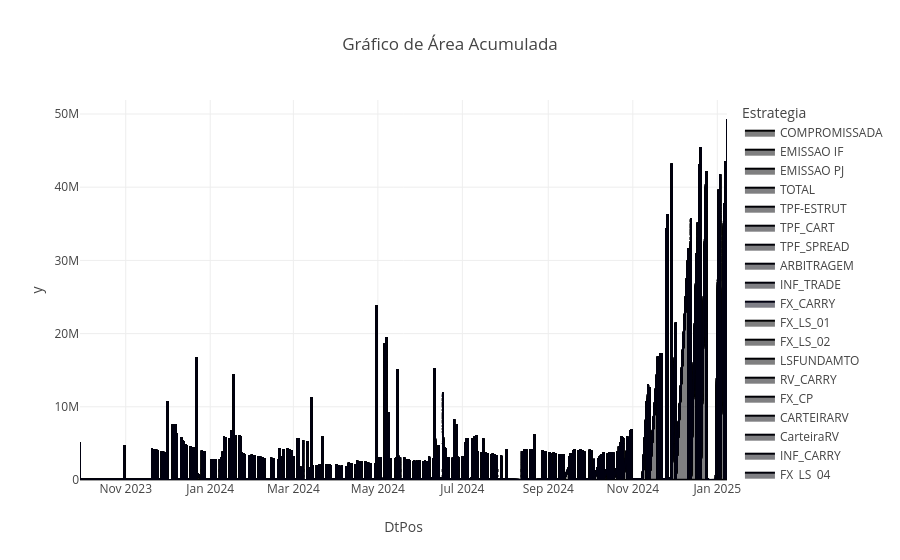

Notebook source saved alongside this figure:
### Code cell
fig = px.area(df_var, x='DtPos', y=df_var.VaR*-1, color='Estrategia', title='Gráfico de Área Acumulada')
fig.show()

### Figure 1 — Plotly figure (JSON) as saved in the notebook; plotly's stock layout.template omitted (floating-point values rounded to 4 significant figures; data arrays with more than 128 entries replaced by an {"elided": "..."} marker saying what was removed)
{"data": [{"fillpattern": {"shape": ""}, "hovertemplate": "Estrategia=COMPROMISSADA<br>DtPos=%{x}<br>y=%{y}<extra></extra>", "legendgroup": "COMPROMISSADA", "line": {"color": "#000001"}, "marker": {"symbol": "circle"}, "mode": "lines", "name": "COMPROMISSADA", "orientation": "v", "showlegend": true, "stackgroup": "1", "type": "scatter", "x": {"elided": "7084 str values"}, "xaxis": "x", "y": {"elided": "7084 float values"}, "yaxis": "y"}, {"fillpattern": {"shape": ""}, "hovertemplate": "Estrategia=EMISSAO IF<br>DtPos=%{x}<br>y=%{y}<extra></extra>", "legendgroup": "EMISSAO IF", "line": {"color": "#000002"}, "marker": {"symbol": "circle"}, "mode": "lines", "name": "EMISSAO IF", "orientation": "v", "showlegend": true, "stackgroup": "1", "type": "scatter", "x": {"elided": "2189 str values"}, "xaxis": "x", "y": {"elided": "2189 float values"}, "yaxis": "y"}, {"fillpattern": {"shape": ""}, "hovertemplate": "Estrategia=EMISSAO PJ<br>DtPos=%{x}<br>y=%{y}<extra></extra>", "legendgroup": "EMISSAO PJ", "line": {"color": "#000003"}, "marker": {"symbol": "circle"}, "mode": "lines", "name": "EMISSAO PJ", "orientation": "v", "showlegend": true, "stackgroup": "1", "type": "scatter", "x": {"elided": "1477 str values"}, "xaxis": "x", "y": {"elided": "1477 float values"}, "yaxis": "y"}, {"fillpattern": {"shape": ""}, "hovertemplate": "Estrategia=TOTAL<br>DtPos=%{x}<br>y=%{y}<extra></extra>", "legendgroup": "TOTAL", "line": {"color": "#000004"}, "marker": {"symbol": "circle"}, "mode": "lines", "name": "TOTAL", "orientation": "v", "showlegend": true, "stackgroup": "1", "type": "scatter", "x": {"elided": "8540 str values"}, "xaxis": "x", "y": {"elided": "8540 float values"}, "yaxis": "y"}, {"fillpattern": {"shape": ""}, "hovertemplate": "Estrategia=TPF-ESTRUT<br>DtPos=%{x}<br>y=%{y}<extra></extra>", "legendgroup": "TPF-ESTRUT", "line": {"color": "#000005"}, "marker": {"symbol": "circle"}, "mode": "lines", "name": "TPF-ESTRUT", "orientation": "v", "showlegend": true, "stackgroup": "1", "type": "scatter", "x": {"elided": "2601 str values"}, "xaxis": "x", "y": {"elided": "2601 float values"}, "yaxis": "y"}, {"fillpattern": {"shape": ""}, "hovertemplate": "Estrategia=TPF_CART<br>DtPos=%{x}<br>y=%{y}<extra></extra>", "legendgroup": "TPF_CART", "line": {"color": "#000006"}, "marker": {"symbol": "circle"}, "mode": "lines", "name": "TPF_CART", "orientation": "v", "showlegend": true, "stackgroup": "1", "type": "scatter", "x": {"elided": "3903 str values"}, "xaxis": "x", "y": {"elided": "3903 float values"}, "yaxis": "y"}, {"fillpattern": {"shape": ""}, "hovertemplate": "Estrategia=TPF_SPREAD<br>DtPos=%{x}<br>y=%{y}<extra></extra>", "legendgroup": "TPF_SPREAD", "line": {"color": "#000007"}, "marker": {"symbol": "circle"}, "mode": "lines", "name": "TPF_SPREAD", "orientation": "v", "showlegend": true, "stackgroup": "1", "type": "scatter", "x": {"elided": "5408 str values"}, "xaxis": "x", "y": {"elided": "5408 float values"}, "yaxis": "y"}, {"fillpattern": {"shape": ""}, "hovertemplate": "Estrategia=ARBITRAGEM<br>DtPos=%{x}<br>y=%{y}<extra></extra>", "legendgroup": "ARBITRAGEM", "line": {"color": "#000008"}, "marker": {"symbol": "circle"}, "mode": "lines", "name": "ARBITRAGEM", "orientation": "v", "showlegend": true, "stackgroup": "1", "type": "scatter", "x": {"elided": "974 str values"}, "xaxis": "x", "y": {"elided": "974 float values"}, "yaxis": "y"}, {"fillpattern": {"shape": ""}, "hovertemplate": "Estrategia=INF_TRADE<br>DtPos=%{x}<br>y=%{y}<extra></extra>", "legendgroup": "INF_TRADE", "line": {"color": "#000009"}, "marker": {"symbol": "circle"}, "mode": "lines", "name": "INF_TRADE", "orientation": "v", "showlegend": true, "stackgroup": "1", "type": "scatter", "x": {"elided": "306 str values"}, "xaxis": "x", "y": {"elided": "306 float values"}, "yaxis": "y"}, {"fillpattern": {"shape": ""}, "hovertemplate": "Estrategia=FX_CARRY<br>DtPos=%{x}<br>y=%{y}<extra></extra>", "legendgroup": "FX_CARRY", "line": {"color": "#000010"}, "marker": {"symbol": "circle"}, "mode": "lines", "name": "FX_CARRY", "orientation": "v", "showlegend": true, "stackgroup": "1", "type": "scatter", "x": ["2023-09-29T00:00:00", "2023-09-29T00:00:00", "2023-10-31T00:00:00", "2023-10-31T00:00:00", "2023-11-20T00:00:00", "2023-11-20T00:00:00", "2023-11-21T00:00:00", "2023-11-21T00:00:00", "2023-11-22T00:00:00", "2023-11-22T00:00:00", "2023-11-23T00:00:00", "2023-11-23T00:00:00", "2023-11-24T00:00:00", "2023-11-24T00:00:00", "2023-11-27T00:00:00", "2023-11-27T00:00:00", "2023-11-28T00:00:00", "2023-11-28T00:00:00", "2023-11-29T00:00:00", "2023-11-29T00:00:00", "2023-11-30T00:00:00", "2023-11-30T00:00:00", "2023-12-01T00:00:00", "2023-12-04T00:00:00", "2023-12-05T00:00:00", "2023-12-05T00:00:00", "2023-12-06T00:00:00", "2023-12-06T00:00:00", "2023-12-07T00:00:00", "2023-12-07T00:00:00", "2023-12-08T00:00:00", "2023-12-08T00:00:00", "2023-12-11T00:00:00", "2023-12-11T00:00:00", "2023-12-12T00:00:00", "2023-12-12T00:00:00", "2023-12-13T00:00:00", "2023-12-13T00:00:00", "2023-12-14T00:00:00", "2023-12-14T00:00:00", "2023-12-15T00:00:00", "2023-12-15T00:00:00", "2023-12-18T00:00:00", "2023-12-18T00:00:00", "2023-12-19T00:00:00", "2023-12-19T00:00:00", "2023-12-20T00:00:00", "2023-12-20T00:00:00", "2023-12-21T00:00:00", "2023-12-21T00:00:00", "2023-12-22T00:00:00", "2023-12-22T00:00:00", "2023-12-26T00:00:00", "2023-12-26T00:00:00", "2023-12-27T00:00:00", "2023-12-27T00:00:00", "2023-12-28T00:00:00", "2023-12-28T00:00:00", "2024-01-02T00:00:00", "2024-01-02T00:00:00", "2024-01-03T00:00:00", "2024-01-03T00:00:00", "2024-01-04T00:00:00", "2024-01-04T00:00:00", "2024-01-05T00:00:00", "2024-01-05T00:00:00", "2024-01-08T00:00:00", "2024-01-08T00:00:00", "2024-01-09T00:00:00", "2024-01-09T00:00:00", "2024-01-10T00:00:00", "2024-01-10T00:00:00", "2024-01-11T00:00:00", "2024-01-11T00:00:00", "2024-01-12T00:00:00", "2024-01-12T00:00:00", "2024-01-15T00:00:00", "2024-01-15T00:00:00", "2024-01-16T00:00:00", "2024-01-16T00:00:00", "2024-01-17T00:00:00", "2024-01-17T00:00:00", "2024-01-18T00:00:00", "2024-01-18T00:00:00", "2024-01-19T00:00:00", "2024-01-19T00:00:00", "2024-01-22T00:00:00", "2024-01-22T00:00:00", "2024-01-23T00:00:00", "2024-01-23T00:00:00", "2024-01-24T00:00:00", "2024-01-24T00:00:00", "2024-01-25T00:00:00", "2024-01-25T00:00:00", "2024-01-26T00:00:00", "2024-01-26T00:00:00", "2024-01-29T00:00:00", "2024-01-29T00:00:00", "2024-01-30T00:00:00", "2024-01-30T00:00:00", "2024-01-31T00:00:00", "2024-01-31T00:00:00"], "xaxis": "x", "y": [null, null, 669.2, 1062.0, 1749.0, 2846.0, 1740.0, 2835.0, 1704.0, 2773.0, 1662.0, 2703.0, 1620.0, 2634.0, 1588.0, 2582.0, 1559.0, 2537.0, 1493.0, 2451.0, 1531.0, 2527.0, 630.7, null, 1209.0, 1209.0, 1510.0, 1510.0, 681.1, 681.1, 1415.0, 1415.0, 1379.0, 1379.0, 1389.0, 1389.0, 1341.0, 1341.0, 1407.0, 1407.0, 1361.0, 1361.0, 991.7, 3381.0, 939.2, 3345.0, 884.9, 3220.0, 868.5, 3065.0, 823.5, 2882.0, 777.4, 2706.0, 741.6, 2573.0, 1438.0, 2116.0, 702.1, 1716.0, 725.1, 1822.0, 716.3, 1813.0, 709.5, 1757.0, 686.7, 1700.0, 674.6, 1652.0, 673.0, 3491.0, 652.0, 3266.0, 627.9, 3129.0, 615.1, 2955.0, 624.9, 3069.0, 607.7, 2954.0, 597.2, 2769.0, 580.4, 2590.0, 571.5, 2568.0, 570.6, 2604.0, 547.9, 2413.0, 530.2, 2404.0, 528.5, 2442.0, 540.0, 2376.0, 562.3, 4524.0, null, null], "yaxis": "y"}, {"fillpattern": {"shape": ""}, "hovertemplate": "Estrategia=FX_LS_01<br>DtPos=%{x}<br>y=%{y}<extra></extra>", "legendgroup": "FX_LS_01", "line": {"color": "#000001"}, "marker": {"symbol": "circle"}, "mode": "lines", "name": "FX_LS_01", "orientation": "v", "showlegend": true, "stackgroup": "1", "type": "scatter", "x": ["2023-09-29T00:00:00", "2023-09-29T00:00:00", "2023-10-31T00:00:00", "2023-10-31T00:00:00", "2023-11-20T00:00:00", "2023-11-20T00:00:00", "2023-11-21T00:00:00", "2023-11-21T00:00:00", "2023-11-22T00:00:00", "2023-11-22T00:00:00", "2023-11-23T00:00:00", "2023-11-23T00:00:00", "2023-11-24T00:00:00", "2023-11-24T00:00:00", "2023-11-27T00:00:00", "2023-11-27T00:00:00", "2023-11-28T00:00:00", "2023-11-28T00:00:00", "2023-11-29T00:00:00", "2023-11-29T00:00:00", "2023-11-30T00:00:00", "2023-11-30T00:00:00", "2023-12-05T00:00:00", "2023-12-05T00:00:00", "2023-12-06T00:00:00", "2023-12-06T00:00:00", "2023-12-07T00:00:00", "2023-12-07T00:00:00", "2023-12-08T00:00:00", "2023-12-08T00:00:00", "2023-12-11T00:00:00", "2023-12-11T00:00:00", "2023-12-12T00:00:00", "2023-12-12T00:00:00", "2023-12-13T00:00:00", "2023-12-13T00:00:00", "2023-12-14T00:00:00", "2023-12-14T00:00:00", "2023-12-15T00:00:00", "2023-12-15T00:00:00", "2023-12-18T00:00:00", "2023-12-18T00:00:00", "2023-12-19T00:00:00", "2023-12-19T00:00:00", "2023-12-20T00:00:00", "2023-12-20T00:00:00", "2023-12-21T00:00:00", "2023-12-21T00:00:00", "2023-12-22T00:00:00", "2023-12-22T00:00:00", "2023-12-26T00:00:00", "2023-12-26T00:00:00", "2023-12-27T00:00:00", "2023-12-27T00:00:00", "2023-12-28T00:00:00", "2023-12-28T00:00:00", "2024-01-02T00:00:00", "2024-01-02T00:00:00", "2024-01-03T00:00:00", "2024-01-03T00:00:00", "2024-01-04T00:00:00", "2024-01-04T00:00:00", "2024-01-05T00:00:00", "2024-01-05T00:00:00", "2024-01-08T00:00:00", "2024-01-08T00:00:00", "2024-01-09T00:00:00", "2024-01-09T00:00:00", "2024-01-10T00:00:00", "2024-01-10T00:00:00", "2024-01-11T00:00:00", "2024-01-11T00:00:00", "2024-01-12T00:00:00", "2024-01-12T00:00:00", "2024-01-15T00:00:00", "2024-01-15T00:00:00", "2024-01-16T00:00:00", "2024-01-16T00:00:00", "2024-01-17T00:00:00", "2024-01-17T00:00:00", "2024-01-18T00:00:00", "2024-01-18T00:00:00", "2024-01-19T00:00:00", "2024-01-19T00:00:00", "2024-01-22T00:00:00", "2024-01-22T00:00:00", "2024-01-23T00:00:00", "2024-01-23T00:00:00", "2024-01-24T00:00:00", "2024-01-24T00:00:00", "2024-01-25T00:00:00", "2024-01-25T00:00:00", "2024-01-26T00:00:00", "2024-01-26T00:00:00", "2024-01-29T00:00:00", "2024-01-29T00:00:00", "2024-01-30T00:00:00", "2024-01-30T00:00:00", "2024-01-31T00:00:00", "2024-01-31T00:00:00", "2024-06-20T00:00:00", "2024-06-21T00:00:00", "2024-06-24T00:00:00", "2024-06-25T00:00:00", "2024-06-26T00:00:00", "2024-06-27T00:00:00", "2024-06-28T00:00:00", "2024-08-02T00:00:00", "2024-09-17T00:00:00", "2024-09-18T00:00:00", "2024-09-19T00:00:00", "2024-09-20T00:00:00", "2024-09-23T00:00:00", "2024-09-24T00:00:00", "2024-09-25T00:00:00", "2024-09-26T00:00:00", "2024-09-27T00:00:00", "2024-10-01T00:00:00", "2024-10-02T00:00:00", "2024-10-04T00:00:00", "2024-10-07T00:00:00", "2024-10-16T00:00:00", "2024-10-29T00:00:00", "2024-10-30T00:00:00", "2024-10-31T00:00:00"], "xaxis": "x", "y": [null, null, 2214.0, 3321.0, 2527.0, 3790.0, 2443.0, 3665.0, 2413.0, 3620.0, 2356.0, 3533.0, 2309.0, 3464.0, 2253.0, 3379.0, 2226.0, 3339.0, 2218.0, 3327.0, 2267.0, 3400.0, 2249.0, 3373.0, 2365.0, 3547.0, 2094.0, 3141.0, 2325.0, 3487.0, 2276.0, 3414.0, 2209.0, 3313.0, 2194.0, 3290.0, 2277.0, 3416.0, 2420.0, 3631.0, 2200.0, 3300.0, 2417.0, 3626.0, 2430.0, 3645.0, 2366.0, 3549.0, 2331.0, 3497.0, 2366.0, 3549.0, 2336.0, 3504.0, 2323.0, 6430.0, 2281.0, 3421.0, 2214.0, 3320.0, 2131.0, 3196.0, 2166.0, 3249.0, 2072.0, 3108.0, 1987.0, 2981.0, 2122.0, 3183.0, 2082.0, 3123.0, 2035.0, 3053.0, 2070.0, 3104.0, 2075.0, 3112.0, 2047.0, 3071.0, 2042.0, 3063.0, 1994.0, 2991.0, 2064.0, 3096.0, 2027.0, 3040.0, 2246.0, 3369.0, 2191.0, 3287.0, 2133.0, 3200.0, 2118.0, 3177.0, 2152.0, 3229.0, null, null, 1186.0, 1150.0, 1168.0, 1149.0, 1345.0, 1313.0, null, 2580.0, 4924.0, 4928.0, 4815.0, 4947.0, 5092.0, 5535.0, 5326.0, 5220.0, 5183.0, 2434.0, 2340.0, 2321.0, 2207.0, 4082.0, 2120.0, 2714.0, 2624.0], "yaxis": "y"}, {"fillpattern": {"shape": ""}, "hovertemplate": "Estrategia=FX_LS_02<br>DtPos=%{x}<br>y=%{y}<extra></extra>", "legendgroup": "FX_LS_02", "line": {"color": "#000002"}, "marker": {"symbol": "circle"}, "mode": "lines", "name": "FX_LS_02", "orientation": "v", "showlegend": true, "stackgroup": "1", "type": "scatter", "x": ["2023-09-29T00:00:00", "2023-10-31T00:00:00", "2023-11-20T00:00:00", "2023-11-21T00:00:00", "2023-11-22T00:00:00", "2023-11-23T00:00:00", "2023-11-24T00:00:00", "2023-11-27T00:00:00", "2023-11-28T00:00:00", "2023-11-29T00:00:00", "2023-11-30T00:00:00", "2023-12-28T00:00:00", "2024-10-29T00:00:00"], "xaxis": "x", "y": [null, 1765.0, 1872.0, 1855.0, 1816.0, 1763.0, 1747.0, 1709.0, 1694.0, 1664.0, 1829.0, 3362.0, 3604.0], "yaxis": "y"}, {"fillpattern": {"shape": ""}, "hovertemplate": "Estrategia=LSFUNDAMTO<br>DtPos=%{x}<br>y=%{y}<extra></extra>", "legendgroup": "LSFUNDAMTO", "line": {"color": "#000003"}, "marker": {"symbol": "circle"}, "mode": "lines", "name": "LSFUNDAMTO", "orientation": "v", "showlegend": true, "stackgroup": "1", "type": "scatter", "x": {"elided": "249 str values"}, "xaxis": "x", "y": {"elided": "249 float values"}, "yaxis": "y"}, {"fillpattern": {"shape": ""}, "hovertemplate": "Estrategia=RV_CARRY<br>DtPos=%{x}<br>y=%{y}<extra></extra>", "legendgroup": "RV_CARRY", "line": {"color": "#000004"}, "marker": {"symbol": "circle"}, "mode": "lines", "name": "RV_CARRY", "orientation": "v", "showlegend": true, "stackgroup": "1", "type": "scatter", "x": ["2023-09-29T00:00:00", "2023-10-31T00:00:00", "2023-11-20T00:00:00", "2023-11-21T00:00:00", "2023-11-22T00:00:00", "2023-11-23T00:00:00", "2023-11-24T00:00:00", "2023-11-27T00:00:00", "2023-11-28T00:00:00", "2023-11-29T00:00:00", "2023-11-30T00:00:00", "2023-12-01T00:00:00", "2023-12-04T00:00:00", "2023-12-05T00:00:00", "2023-12-06T00:00:00", "2023-12-07T00:00:00", "2023-12-08T00:00:00", "2023-12-11T00:00:00", "2023-12-12T00:00:00", "2023-12-13T00:00:00", "2023-12-14T00:00:00", "2023-12-15T00:00:00", "2023-12-18T00:00:00", "2023-12-19T00:00:00", "2023-12-20T00:00:00", "2023-12-21T00:00:00", "2023-12-22T00:00:00", "2023-12-26T00:00:00", "2023-12-27T00:00:00", "2023-12-28T00:00:00", "2024-01-02T00:00:00", "2024-01-03T00:00:00", "2024-01-04T00:00:00", "2024-01-05T00:00:00", "2024-01-08T00:00:00", "2024-01-09T00:00:00", "2024-01-10T00:00:00", "2024-01-11T00:00:00", "2024-01-12T00:00:00", "2024-01-15T00:00:00", "2024-01-16T00:00:00", "2024-01-17T00:00:00", "2024-01-18T00:00:00", "2024-01-19T00:00:00", "2024-01-22T00:00:00", "2024-01-23T00:00:00", "2024-01-24T00:00:00", "2024-01-25T00:00:00", "2024-01-26T00:00:00", "2024-01-29T00:00:00", "2024-01-30T00:00:00", "2024-01-31T00:00:00", "2024-02-01T00:00:00", "2024-02-02T00:00:00", "2024-02-05T00:00:00", "2024-02-06T00:00:00", "2024-02-07T00:00:00", "2024-02-08T00:00:00", "2024-02-09T00:00:00", "2024-02-14T00:00:00", "2024-02-15T00:00:00", "2024-02-16T00:00:00", "2024-02-19T00:00:00", "2024-02-20T00:00:00", "2024-02-21T00:00:00", "2024-02-23T00:00:00", "2024-02-26T00:00:00", "2024-02-27T00:00:00", "2024-02-28T00:00:00", "2024-02-29T00:00:00", "2024-03-01T00:00:00", "2024-03-04T00:00:00", "2024-03-05T00:00:00", "2024-03-06T00:00:00", "2024-03-07T00:00:00", "2024-03-08T00:00:00", "2024-03-11T00:00:00", "2024-03-12T00:00:00", "2024-03-13T00:00:00", "2024-03-14T00:00:00", "2024-03-15T00:00:00"], "xaxis": "x", "y": [9108.0, 10260.0, 11220.0, 11050.0, 10830.0, 10490.0, 10250.0, 9938.0, 10120.0, 9134.0, 9140.0, 8970.0, null, 7050.0, 6847.0, 2489.0, 7101.0, 6857.0, 6602.0, 7720.0, 8404.0, 8431.0, 8318.0, 8050.0, 7870.0, 7691.0, 7597.0, 7354.0, 7198.0, 7041.0, 9207.0, 8956.0, 9503.0, 9577.0, 10100.0, 9829.0, 8650.0, 8400.0, 8371.0, 8058.0, 8248.0, 7922.0, 7640.0, 7726.0, 7704.0, 7743.0, 7634.0, 7590.0, 7404.0, 7375.0, 7294.0, 8141.0, 7878.0, 7373.0, 7074.0, 7831.0, 7781.0, 7810.0, 7645.0, 7811.0, 7576.0, 7459.0, 7271.0, 7893.0, 9233.0, 7717.0, 7462.0, 8217.0, 7975.0, 8039.0, 9041.0, 0, 0, 9346.0, 9199.0, 0, 0, 9314.0, 9187.0, 9853.0, 9664.0], "yaxis": "y"}, {"fillpattern": {"shape": ""}, "hovertemplate": "Estrategia=FX_CP<br>DtPos=%{x}<br>y=%{y}<extra></extra>", "legendgroup": "FX_CP", "line": {"color": "#000005"}, "marker": {"symbol": "circle"}, "mode": "lines", "name": "FX_CP", "orientation": "v", "showlegend": true, "stackgroup": "1", "type": "scatter", "x": ["2023-10-31T00:00:00", "2024-03-07T00:00:00", "2024-03-08T00:00:00"], "xaxis": "x", "y": [3368.0, 3989.0, 0], "yaxis": "y"}, {"fillpattern": {"shape": ""}, "hovertemplate": "Estrategia=CARTEIRARV<br>DtPos=%{x}<br>y=%{y}<extra></extra>", "legendgroup": "CARTEIRARV", "line": {"color": "#000006"}, "marker": {"symbol": "circle"}, "mode": "lines", "name": "CARTEIRARV", "orientation": "v", "showlegend": true, "stackgroup": "1", "type": "scatter", "x": ["2023-12-07T00:00:00", "2023-12-07T00:00:00"], "xaxis": "x", "y": [224300.0, 49120.0], "yaxis": "y"}, {"fillpattern": {"shape": ""}, "hovertemplate": "Estrategia=CarteiraRV<br>DtPos=%{x}<br>y=%{y}<extra></extra>", "legendgroup": "CarteiraRV", "line": {"color": "#000007"}, "marker": {"symbol": "circle"}, "mode": "lines", "name": "CarteiraRV", "orientation": "v", "showlegend": true, "stackgroup": "1", "type": "scatter", "x": ["2023-12-07T00:00:00"], "xaxis": "x", "y": [3761000.0], "yaxis": "y"}, {"fillpattern": {"shape": ""}, "hovertemplate": "Estrategia=INF_CARRY<br>DtPos=%{x}<br>y=%{y}<extra></extra>", "legendgroup": "INF_CARRY", "line": {"color": "#000008"}, "marker": {"symbol": "circle"}, "mode": "lines", "name": "INF_CARRY", "orientation": "v", "showlegend": true, "stackgroup": "1", "type": "scatter", "x": {"elided": "774 str values"}, "xaxis": "x", "y": {"elided": "774 float values"}, "yaxis": "y"}, {"fillpattern": {"shape": ""}, "hovertemplate": "Estrategia=FX_LS_04<br>DtPos=%{x}<br>y=%{y}<extra></extra>", "legendgroup": "FX_LS_04", "line": {"color": "#000009"}, "marker": {"symbol": "circle"}, "mode": "lines", "name": "FX_LS_04", "orientation": "v", "showlegend": true, "stackgroup": "1", "type": "scatter", "x": ["2023-12-28T00:00:00", "2024-06-03T00:00:00"], "xaxis": "x", "y": [3853.0, 4952.0], "yaxis": "y"}, {"fillpattern": {"shape": ""}, "hovertemplate": "Estrategia=FX_LS_03<br>DtPos=%{x}<br>y=%{y}<extra></extra>", "legendgroup": "FX_LS_03", "line": {"color": "#000010"}, "marker": {"symbol": "circle"}, "mode": "lines", "name": "FX_LS_03", "orientation": "v", "showlegend": true, "stackgroup": "1", "type": "scatter", "x": ["2023-12-28T00:00:00"], "xaxis": "x", "y": [5780.0], "yaxis": "y"}, {"fillpattern": {"shape": ""}, "hovertemplate": "Estrategia=FX_TRADE<br>DtPos=%{x}<br>y=%{y}<extra></extra>", "legendgroup": "FX_TRADE", "line": {"color": "#000001"}, "marker": {"symbol": "circle"}, "mode": "lines", "name": "FX_TRADE", "orientation": "v", "showlegend": true, "stackgroup": "1", "type": "scatter", "x": ["2024-01-23T00:00:00", "2024-01-24T00:00:00", "2024-01-25T00:00:00", "2024-02-02T00:00:00", "2024-02-05T00:00:00", "2024-02-06T00:00:00", "2024-02-07T00:00:00", "2024-02-08T00:00:00", "2024-02-09T00:00:00", "2024-02-14T00:00:00", "2024-02-15T00:00:00", "2024-02-16T00:00:00", "2024-02-19T00:00:00", "2024-02-20T00:00:00", "2024-02-21T00:00:00", "2024-02-23T00:00:00", "2024-02-26T00:00:00", "2024-02-27T00:00:00", "2024-02-28T00:00:00", "2024-02-29T00:00:00", "2024-03-01T00:00:00", "2024-03-04T00:00:00", "2024-03-05T00:00:00", "2024-03-08T00:00:00", "2024-03-11T00:00:00", "2024-03-12T00:00:00", "2024-03-13T00:00:00", "2024-03-14T00:00:00", "2024-03-15T00:00:00", "2024-03-18T00:00:00", "2024-03-19T00:00:00", "2024-03-20T00:00:00", "2024-03-27T00:00:00", "2024-03-28T00:00:00", "2024-04-01T00:00:00", "2024-04-02T00:00:00", "2024-04-03T00:00:00", "2024-04-04T00:00:00", "2024-04-05T00:00:00", "2024-04-08T00:00:00", "2024-04-09T00:00:00", "2024-04-10T00:00:00", "2024-04-11T00:00:00", "2024-04-12T00:00:00", "2024-04-30T00:00:00", "2024-05-10T00:00:00", "2024-05-13T00:00:00", "2024-05-15T00:00:00", "2024-05-16T00:00:00", "2024-05-17T00:00:00", "2024-05-20T00:00:00", "2024-05-21T00:00:00", "2024-05-22T00:00:00", "2024-05-23T00:00:00", "2024-05-24T00:00:00", "2024-05-27T00:00:00", "2024-05-28T00:00:00", "2024-05-29T00:00:00", "2024-05-31T00:00:00", "2024-06-03T00:00:00", "2024-06-04T00:00:00", "2024-06-05T00:00:00", "2024-06-06T00:00:00", "2024-06-07T00:00:00", "2024-06-12T00:00:00", "2024-06-13T00:00:00", "2024-06-14T00:00:00", "2024-06-17T00:00:00", "2024-06-18T00:00:00", "2024-06-19T00:00:00", "2024-06-20T00:00:00", "2024-06-21T00:00:00", "2024-06-24T00:00:00", "2024-06-25T00:00:00", "2024-06-26T00:00:00", "2024-06-27T00:00:00", "2024-07-12T00:00:00", "2024-07-17T00:00:00", "2024-07-18T00:00:00", "2024-07-19T00:00:00", "2024-07-22T00:00:00", "2024-07-23T00:00:00", "2024-07-24T00:00:00", "2024-07-25T00:00:00", "2024-07-26T00:00:00", "2024-07-29T00:00:00", "2024-08-02T00:00:00", "2024-09-04T00:00:00", "2024-09-10T00:00:00", "2024-09-11T00:00:00", "2024-09-12T00:00:00", "2024-10-09T00:00:00", "2024-10-10T00:00:00"], "xaxis": "x", "y": [11670.0, 10830.0, 11250.0, 36130.0, 39870.0, 38090.0, 38700.0, 36170.0, 33240.0, 32500.0, 29830.0, 31460.0, 29250.0, 29650.0, 7903.0, 25580.0, 48420.0, 22520.0, 42360.0, 77500.0, 7685.0, 0, 0, 0, 0, 18100.0, 17400.0, 16860.0, 16300.0, 16440.0, 15980.0, 9852.0, 5408.0, 6571.0, 23040.0, 10170.0, 9777.0, 4785.0, 6500.0, 4511.0, 4346.0, 21120.0, 24860.0, 35000.0, 6453.0, 9255.0, null, 2368.0, 2290.0, 2266.0, 2216.0, 2189.0, 7508.0, 7324.0, 7157.0, 6961.0, 6889.0, 17820.0, 38710.0, 38040.0, 54840.0, 39560.0, 27070.0, 40960.0, 2735.0, 2630.0, 2573.0, 2639.0, 2560.0, 2631.0, 2667.0, 2610.0, 2762.0, 2802.0, 3110.0, 3043.0, 3565.0, 6816.0, 14810.0, 14410.0, 13960.0, 13630.0, 13940.0, 13530.0, 13160.0, 12860.0, 11140.0, 1596.0, 2900.0, 2769.0, 2645.0, 3393.0, 3274.0], "yaxis": "y"}, {"fillpattern": {"shape": ""}, "hovertemplate": "Estrategia=JUR_TRADE<br>DtPos=%{x}<br>y=%{y}<extra></extra>", "legendgroup": "JUR_TRADE", "line": {"color": "#000002"}, "marker": {"symbol": "circle"}, "mode": "lines", "name": "JUR_TRADE", "orientation": "v", "showlegend": true, "stackgroup": "1", "type": "scatter", "x": {"elided": "187 str values"}, "xaxis": "x", "y": {"elided": "187 float values"}, "yaxis": "y"}, {"fillpattern": {"shape": ""}, "hovertemplate": "Estrategia=SPREAD_01<br>DtPos=%{x}<br>y=%{y}<extra></extra>", "legendgroup": "SPREAD_01", "line": {"color": "#000003"}, "marker": {"symbol": "circle"}, "mode": "lines", "name": "SPREAD_01", "orientation": "v", "showlegend": true, "stackgroup": "1", "type": "scatter", "x": {"elided": "144 str values"}, "xaxis": "x", "y": {"elided": "144 float values"}, "yaxis": "y"}, {"fillpattern": {"shape": ""}, "hovertemplate": "Estrategia=NA<br>DtPos=%{x}<br>y=%{y}<extra></extra>", "legendgroup": "NA", "line": {"color": "#000004"}, "marker": {"symbol": "circle"}, "mode": "lines", "name": "NA", "orientation": "v", "showlegend": true, "stackgroup": "1", "type": "scatter", "x": {"elided": "308 str values"}, "xaxis": "x", "y": {"elided": "308 float values"}, "yaxis": "y"}, {"fillpattern": {"shape": ""}, "hovertemplate": "Estrategia=SPREAD_02<br>DtPos=%{x}<br>y=%{y}<extra></extra>", "legendgroup": "SPREAD_02", "line": {"color": "#000005"}, "marker": {"symbol": "circle"}, "mode": "lines", "name": "SPREAD_02", "orientation": "v", "showlegend": true, "stackgroup": "1", "type": "scatter", "x": ["2024-05-16T00:00:00", "2024-05-17T00:00:00", "2024-05-20T00:00:00", "2024-05-21T00:00:00", "2024-05-22T00:00:00", "2024-05-23T00:00:00", "2024-05-24T00:00:00", "2024-05-27T00:00:00", "2024-05-28T00:00:00", "2024-05-29T00:00:00", "2024-05-31T00:00:00", "2024-06-03T00:00:00", "2024-06-04T00:00:00", "2024-06-05T00:00:00", "2024-06-06T00:00:00", "2024-06-07T00:00:00", "2024-06-10T00:00:00", "2024-06-11T00:00:00", "2024-06-12T00:00:00", "2024-06-13T00:00:00", "2024-06-14T00:00:00", "2024-06-17T00:00:00", "2024-06-18T00:00:00", "2024-06-19T00:00:00", "2024-06-20T00:00:00", "2024-06-21T00:00:00", "2024-06-24T00:00:00"], "xaxis": "x", "y": [8936.0, 8768.0, 8508.0, 8350.0, 8150.0, 8699.0, 8492.0, 8263.0, 8052.0, 8361.0, 8312.0, 8062.0, 7814.0, 7952.0, 7836.0, 9080.0, 10270.0, 10050.0, 10900.0, 10880.0, 11010.0, 10680.0, 10530.0, 10440.0, 10760.0, 10570.0, 6172.0], "yaxis": "y"}, {"fillpattern": {"shape": ""}, "hovertemplate": "Estrategia=JUR_CP<br>DtPos=%{x}<br>y=%{y}<extra></extra>", "legendgroup": "JUR_CP", "line": {"color": "#000006"}, "marker": {"symbol": "circle"}, "mode": "lines", "name": "JUR_CP", "orientation": "v", "showlegend": true, "stackgroup": "1", "type": "scatter", "x": ["2024-06-07T00:00:00", "2024-06-10T00:00:00", "2024-06-11T00:00:00", "2024-06-12T00:00:00", "2024-06-13T00:00:00", "2024-06-14T00:00:00", "2024-06-17T00:00:00", "2024-06-18T00:00:00", "2024-06-19T00:00:00", "2024-06-20T00:00:00", "2024-06-21T00:00:00", "2024-06-24T00:00:00"], "xaxis": "x", "y": [41180.0, 39890.0, 39850.0, 39260.0, 38560.0, 37630.0, 36640.0, 35410.0, 34310.0, 34880.0, 34250.0, 33620.0], "yaxis": "y"}, {"fillpattern": {"shape": ""}, "hovertemplate": "Estrategia=FX_LS_05<br>DtPos=%{x}<br>y=%{y}<extra></extra>", "legendgroup": "FX_LS_05", "line": {"color": "#000007"}, "marker": {"symbol": "circle"}, "mode": "lines", "name": "FX_LS_05", "orientation": "v", "showlegend": true, "stackgroup": "1", "type": "scatter", "x": ["2024-06-13T00:00:00", "2024-06-14T00:00:00", "2024-06-17T00:00:00", "2024-06-18T00:00:00", "2024-06-19T00:00:00", "2024-06-20T00:00:00", "2024-06-21T00:00:00", "2024-06-24T00:00:00", "2024-06-25T00:00:00", "2024-06-26T00:00:00", "2024-10-10T00:00:00", "2024-10-11T00:00:00", "2024-10-14T00:00:00", "2024-10-15T00:00:00", "2024-10-29T00:00:00", "2024-10-30T00:00:00", "2024-10-31T00:00:00"], "xaxis": "x", "y": [1388.0, 1496.0, 1524.0, 1490.0, 1469.0, 1540.0, 1519.0, 1479.0, 1472.0, 1471.0, 1040.0, 1022.0, 985.3, 963.4, 586.4, 600.1, 579.0], "yaxis": "y"}, {"fillpattern": {"shape": ""}, "hovertemplate": "Estrategia=SPREAD_03<br>DtPos=%{x}<br>y=%{y}<extra></extra>", "legendgroup": "SPREAD_03", "line": {"color": "#000008"}, "marker": {"symbol": "circle"}, "mode": "lines", "name": "SPREAD_03", "orientation": "v", "showlegend": true, "stackgroup": "1", "type": "scatter", "x": ["2024-06-25T00:00:00", "2024-06-26T00:00:00", "2024-06-27T00:00:00", "2024-06-28T00:00:00", "2024-07-01T00:00:00", "2024-07-02T00:00:00", "2024-07-03T00:00:00", "2024-07-04T00:00:00", "2024-07-05T00:00:00", "2024-07-08T00:00:00", "2024-07-09T00:00:00", "2024-07-10T00:00:00", "2024-07-11T00:00:00", "2024-07-12T00:00:00", "2024-07-15T00:00:00"], "xaxis": "x", "y": [2258.0, 2197.0, 2142.0, 2205.0, 2703.0, 2631.0, 2564.0, 2496.0, 2419.0, 2344.0, 2286.0, 2306.0, 2267.0, 2194.0, 2259.0], "yaxis": "y"}, {"fillpattern": {"shape": ""}, "hovertemplate": "Estrategia=SPREAD_04<br>DtPos=%{x}<br>y=%{y}<extra></extra>", "legendgroup": "SPREAD_04", "line": {"color": "#000009"}, "marker": {"symbol": "circle"}, "mode": "lines", "name": "SPREAD_04", "orientation": "v", "showlegend": true, "stackgroup": "1", "type": "scatter", "x": ["2024-07-04T00:00:00", "2024-07-05T00:00:00", "2024-07-08T00:00:00", "2024-07-09T00:00:00", "2024-07-10T00:00:00", "2024-07-11T00:00:00", "2024-07-12T00:00:00", "2024-07-15T00:00:00", "2024-07-16T00:00:00", "2024-07-17T00:00:00", "2024-07-18T00:00:00", "2024-07-19T00:00:00", "2024-07-22T00:00:00", "2024-07-23T00:00:00", "2024-07-24T00:00:00", "2024-07-25T00:00:00", "2024-07-26T00:00:00", "2024-07-29T00:00:00", "2024-08-02T00:00:00"], "xaxis": "x", "y": [6124.0, 5940.0, 5797.0, 5618.0, 5865.0, 5775.0, 5584.0, 5704.0, 5614.0, 5459.0, 5290.0, 5128.0, 5056.0, 4995.0, 4897.0, 4790.0, 4920.0, 4820.0, 5309.0], "yaxis": "y"}, {"fillpattern": {"shape": ""}, "hovertemplate": "Estrategia=JUR_CARRY<br>DtPos=%{x}<br>y=%{y}<extra></extra>", "legendgroup": "JUR_CARRY", "line": {"color": "#000010"}, "marker": {"symbol": "circle"}, "mode": "lines", "name": "JUR_CARRY", "orientation": "v", "showlegend": true, "stackgroup": "1", "type": "scatter", "x": ["2024-07-08T00:00:00", "2024-07-08T00:00:00"], "xaxis": "x", "y": [164000.0, 164000.0], "yaxis": "y"}, {"fillpattern": {"shape": ""}, "hovertemplate": "Estrategia=FX_LS_12<br>DtPos=%{x}<br>y=%{y}<extra></extra>", "legendgroup": "FX_LS_12", "line": {"color": "#000001"}, "marker": {"symbol": "circle"}, "mode": "lines", "name": "FX_LS_12", "orientation": "v", "showlegend": true, "stackgroup": "1", "type": "scatter", "x": ["2024-07-19T00:00:00", "2024-07-22T00:00:00", "2024-07-23T00:00:00", "2024-10-04T00:00:00", "2024-10-07T00:00:00", "2024-10-08T00:00:00", "2024-10-09T00:00:00", "2024-10-10T00:00:00", "2024-10-11T00:00:00", "2024-10-14T00:00:00"], "xaxis": "x", "y": [1518.0, 1482.0, 1480.0, 853.7, 842.3, 825.4, 803.0, 775.6, 756.3, 729.3], "yaxis": "y"}, {"fillpattern": {"shape": ""}, "hovertemplate": "Estrategia=FX_LS_09<br>DtPos=%{x}<br>y=%{y}<extra></extra>", "legendgroup": "FX_LS_09", "line": {"color": "#000002"}, "marker": {"symbol": "circle"}, "mode": "lines", "name": "FX_LS_09", "orientation": "v", "showlegend": true, "stackgroup": "1", "type": "scatter", "x": ["2024-07-24T00:00:00", "2024-07-25T00:00:00", "2024-07-26T00:00:00", "2024-07-29T00:00:00", "2024-08-02T00:00:00", "2024-08-13T00:00:00", "2024-08-14T00:00:00", "2024-08-15T00:00:00", "2024-08-16T00:00:00", "2024-08-19T00:00:00", "2024-08-20T00:00:00", "2024-08-21T00:00:00", "2024-08-22T00:00:00", "2024-08-23T00:00:00", "2024-08-28T00:00:00", "2024-08-29T00:00:00", "2024-08-30T00:00:00", "2024-09-02T00:00:00", "2024-09-03T00:00:00", "2024-09-04T00:00:00", "2024-09-05T00:00:00", "2024-09-06T00:00:00", "2024-10-08T00:00:00", "2024-10-09T00:00:00"], "xaxis": "x", "y": [1036.0, 1060.0, 1097.0, 1087.0, 876.6, 857.1, 837.4, 816.2, 821.9, 844.5, 822.5, 810.4, 835.5, null, 775.7, 796.2, 961.0, 958.1, 1002.0, 972.5, 936.2, 921.9, 1526.0, 1483.0], "yaxis": "y"}, {"fillpattern": {"shape": ""}, "hovertemplate": "Estrategia=FX_LS_21<br>DtPos=%{x}<br>y=%{y}<extra></extra>", "legendgroup": "FX_LS_21", "line": {"color": "#000003"}, "marker": {"symbol": "circle"}, "mode": "lines", "name": "FX_LS_21", "orientation": "v", "showlegend": true, "stackgroup": "1", "type": "scatter", "x": ["2024-07-24T00:00:00", "2024-07-25T00:00:00", "2024-07-26T00:00:00", "2024-07-29T00:00:00", "2024-08-15T00:00:00", "2024-08-16T00:00:00", "2024-08-19T00:00:00", "2024-08-20T00:00:00", "2024-08-21T00:00:00", "2024-08-22T00:00:00", "2024-08-23T00:00:00", "2024-08-28T00:00:00", "2024-08-29T00:00:00", "2024-08-30T00:00:00", "2024-09-02T00:00:00", "2024-09-03T00:00:00", "2024-09-04T00:00:00", "2024-09-05T00:00:00", "2024-09-06T00:00:00", "2024-09-09T00:00:00", "2024-10-31T00:00:00", "2024-11-08T00:00:00", "2024-11-11T00:00:00", "2024-11-12T00:00:00", "2024-11-13T00:00:00", "2024-11-19T00:00:00", "2024-11-21T00:00:00", "2024-11-22T00:00:00", "2024-11-25T00:00:00", "2024-11-26T00:00:00", "2024-12-11T00:00:00", "2024-12-13T00:00:00"], "xaxis": "x", "y": [3053.0, 4948.0, 4848.0, 4749.0, 843.0, 817.3, 792.6, 774.3, 756.9, 768.1, null, 701.0, 700.1, 675.2, 672.9, 699.2, 703.5, 677.8, 694.9, 675.1, 742.9, 715.2, 700.4, 689.7, 670.6, 685.1, 674.2, 667.9, 652.1, 646.5, 1317.0, 1289.0], "yaxis": "y"}, {"fillpattern": {"shape": ""}, "hovertemplate": "Estrategia=FX_LS_16<br>DtPos=%{x}<br>y=%{y}<extra></extra>", "legendgroup": "FX_LS_16", "line": {"color": "#000004"}, "marker": {"symbol": "circle"}, "mode": "lines", "name": "FX_LS_16", "orientation": "v", "showlegend": true, "stackgroup": "1", "type": "scatter", "x": ["2024-08-02T00:00:00", "2024-11-08T00:00:00", "2024-11-11T00:00:00", "2024-11-12T00:00:00", "2024-11-13T00:00:00", "2024-11-19T00:00:00", "2024-11-21T00:00:00", "2024-11-22T00:00:00", "2024-11-25T00:00:00", "2024-11-26T00:00:00", "2024-11-29T00:00:00", "2025-01-02T00:00:00", "2025-01-03T00:00:00", "2025-01-07T00:00:00", "2025-01-08T00:00:00"], "xaxis": "x", "y": [2928.0, 2207.0, 2156.0, 2101.0, 2031.0, 1954.0, 1956.0, 1896.0, 1856.0, 1813.0, null, 2168.0, 2082.0, 2067.0, 1997.0], "yaxis": "y"}, {"fillpattern": {"shape": ""}, "hovertemplate": "Estrategia=FX_LS_24<br>DtPos=%{x}<br>y=%{y}<extra></extra>", "legendgroup": "FX_LS_24", "line": {"color": "#000005"}, "marker": {"symbol": "circle"}, "mode": "lines", "name": "FX_LS_24", "orientation": "v", "showlegend": true, "stackgroup": "1", "type": "scatter", "x": ["2024-08-15T00:00:00", "2024-08-16T00:00:00", "2024-08-19T00:00:00", "2024-08-20T00:00:00"], "xaxis": "x", "y": [1434.0, 1392.0, 1371.0, 1381.0], "yaxis": "y"}, {"fillpattern": {"shape": ""}, "hovertemplate": "Estrategia=FX_LS_19<br>DtPos=%{x}<br>y=%{y}<extra></extra>", "legendgroup": "FX_LS_19", "line": {"color": "#000006"}, "marker": {"symbol": "circle"}, "mode": "lines", "name": "FX_LS_19", "orientation": "v", "showlegend": true, "stackgroup": "1", "type": "scatter", "x": ["2024-10-02T00:00:00", "2024-10-04T00:00:00", "2024-10-07T00:00:00", "2024-10-08T00:00:00", "2024-10-09T00:00:00", "2024-10-10T00:00:00", "2024-10-11T00:00:00", "2024-10-14T00:00:00", "2024-10-15T00:00:00", "2024-10-16T00:00:00", "2024-10-17T00:00:00", "2024-11-29T00:00:00", "2024-12-02T00:00:00"], "xaxis": "x", "y": [1768.0, 1737.0, 1666.0, 1647.0, 1721.0, 1709.0, 1678.0, 1628.0, 1603.0, 1618.0, 1565.0, 4481.0, 4587.0], "yaxis": "y"}, {"fillpattern": {"shape": ""}, "hovertemplate": "Estrategia=FX_LS_06<br>DtPos=%{x}<br>y=%{y}<extra></extra>", "legendgroup": "FX_LS_06", "line": {"color": "#000007"}, "marker": {"symbol": "circle"}, "mode": "lines", "name": "FX_LS_06", "orientation": "v", "showlegend": true, "stackgroup": "1", "type": "scatter", "x": ["2024-11-08T00:00:00", "2024-11-11T00:00:00", "2024-11-12T00:00:00", "2024-11-13T00:00:00", "2024-11-19T00:00:00", "2024-11-21T00:00:00", "2025-01-02T00:00:00", "2025-01-03T00:00:00", "2025-01-07T00:00:00", "2025-01-08T00:00:00"], "xaxis": "x", "y": [1143.0, 1117.0, 1089.0, 1070.0, 1067.0, 1055.0, 1283.0, 1235.0, 1161.0, 1183.0], "yaxis": "y"}, {"fillpattern": {"shape": ""}, "hovertemplate": "Estrategia=FX_LS_26<br>DtPos=%{x}<br>y=%{y}<extra></extra>", "legendgroup": "FX_LS_26", "line": {"color": "#000008"}, "marker": {"symbol": "circle"}, "mode": "lines", "name": "FX_LS_26", "orientation": "v", "showlegend": true, "stackgroup": "1", "type": "scatter", "x": ["2024-11-08T00:00:00", "2024-11-11T00:00:00", "2024-11-12T00:00:00", "2024-11-13T00:00:00", "2024-11-19T00:00:00", "2024-11-21T00:00:00", "2024-11-22T00:00:00", "2024-11-25T00:00:00", "2024-11-26T00:00:00", "2024-12-11T00:00:00", "2024-12-13T00:00:00", "2024-12-17T00:00:00", "2024-12-18T00:00:00"], "xaxis": "x", "y": [2538.0, 2534.0, 2469.0, 2383.0, 2219.0, 2152.0, 2161.0, 2125.0, 2074.0, 3766.0, 3662.0, 3764.0, 3682.0], "yaxis": "y"}, {"fillpattern": {"shape": ""}, "hovertemplate": "Estrategia=FX_LS_23<br>DtPos=%{x}<br>y=%{y}<extra></extra>", "legendgroup": "FX_LS_23", "line": {"color": "#000009"}, "marker": {"symbol": "circle"}, "mode": "lines", "name": "FX_LS_23", "orientation": "v", "showlegend": true, "stackgroup": "1", "type": "scatter", "x": ["2024-11-29T00:00:00", "2024-12-02T00:00:00"], "xaxis": "x", "y": [2093.0, 2043.0], "yaxis": "y"}, {"fillpattern": {"shape": ""}, "hovertemplate": "Estrategia=FX_LS_11<br>DtPos=%{x}<br>y=%{y}<extra></extra>", "legendgroup": "FX_LS_11", "line": {"color": "#000010"}, "marker": {"symbol": "circle"}, "mode": "lines", "name": "FX_LS_11", "orientation": "v", "showlegend": true, "stackgroup": "1", "type": "scatter", "x": ["2025-01-02T00:00:00", "2025-01-03T00:00:00", "2025-01-07T00:00:00", "2025-01-08T00:00:00"], "xaxis": "x", "y": [2011.0, 1935.0, 1965.0, 1978.0], "yaxis": "y"}], "layout": {"autosize": true, "legend": {"title": {"text": "Estrategia"}, "tracegroupgap": 0}, "title": {"text": "Gráfico de Área Acumulada"}, "xaxis": {"anchor": "y", "autorange": true, "domain": [0, 1], "range": ["2023-09-29", "2025-01-08"], "title": {"text": "DtPos"}, "type": "date"}, "yaxis": {"anchor": "x", "autorange": true, "domain": [0, 1], "range": [0, 51910000.0], "title": {"text": "y"}, "type": "linear"}}}
